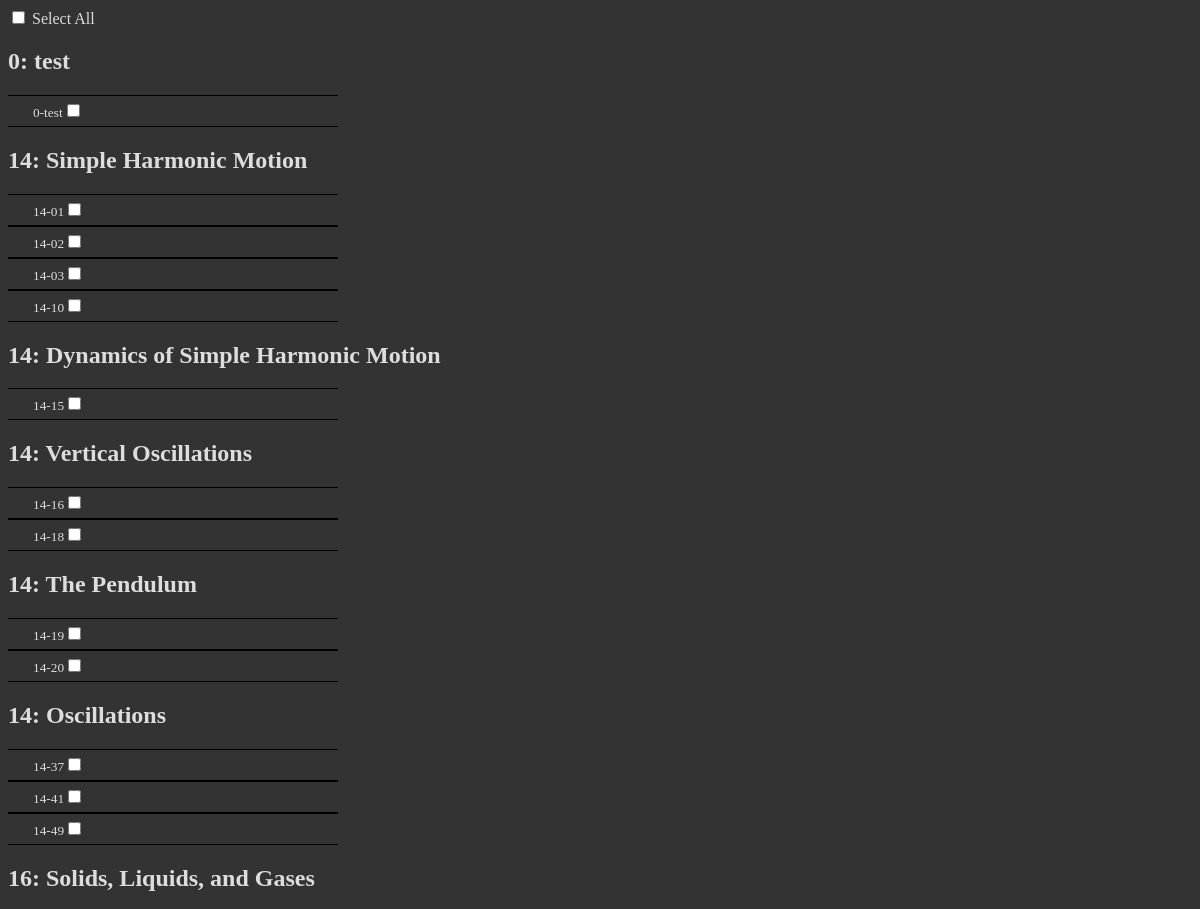
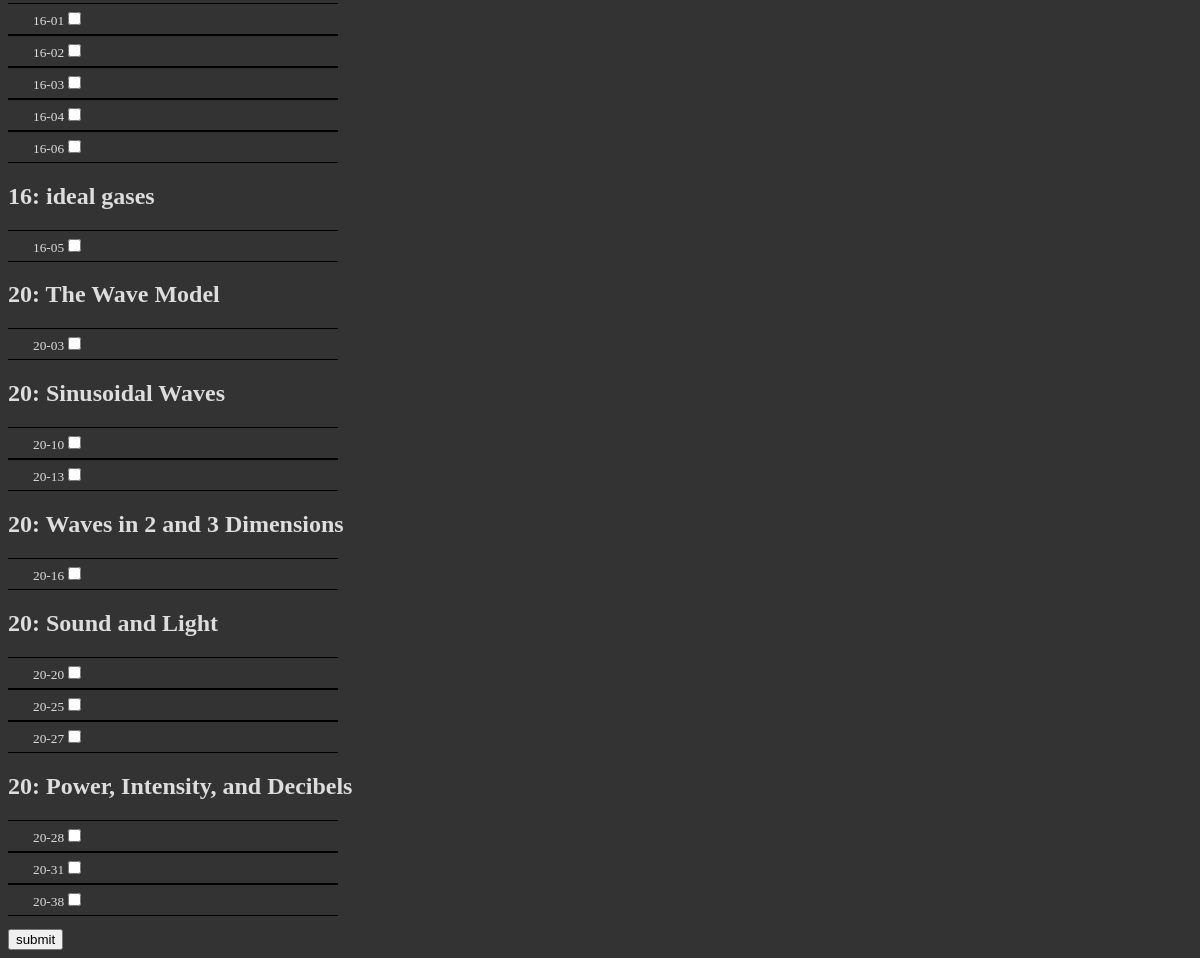
Page /secexclist/ on the committed database (2 pictures, top to bottom).
### per/models.py (models this page shows, shortened)
class Section(models.Model):
	name = models.CharField(max_length=100)
	ch_num = models.IntegerField()
	class Meta:
		ordering = ('ch_num',)

class Exercise(models.Model):
	sec = models.ForeignKey(Section)
	text = models.TextField()
	img = models.CharField(max_length = 100)
	title = models.CharField(max_length = 100)
	conceptual = models.BooleanField(default = False)
	calculus = models.BooleanField(default = False)
	class Meta:
		ordering = ('title',)

### per/views.py (the view)
# urls.py: url(r'^secexclist/$', views.SecExc, name='secexclist'),
def SecExc(request):
	idlist = request.POST.getlist('choice[]')
	exercises = Exercise.objects.order_by('title')
	exc_dict = {}
	for exc in exercises:
		if exc.sec not in exc_dict:
			exc_dict[exc.sec] = []
		exc_dict[exc.sec].append(exc)
	the_list = [idlist, exc_dict]
	context = {'the_list' : the_list}
	return render(request, 'per/SecExcList.html', context)

### per/templates/per/SecExcList.html (shortened to what this page needs)
<!DOCTYPE html>
<html>
	<head>
	{% load staticfiles %}
	<link rel="stylesheet" type="text/css" href="{{ STATIC_URL }}per/css/global.css">
	</head>
	<body>
	<form action="{% url 'excListResults' %}" choice method="post">
		{% if the_list.1 %}
		<input type="checkbox" onClick="toggle(this)" /> Select All<br/>
			{% for sec, exercises in the_list.1.items %}
				<h2>{{sec.ch_num}}: {{sec.name}}</h2>
				<ul>
				{% for exc in exercises %}
					<li>{{ exc.title }}<input type="checkbox" name="choice[]" value={{ exc.id }}></li>
				{% endfor %}
				</ul>
			{% endfor %}
		{% endif %}
		<input type="submit" value="submit" />
	</form>
	</body>
</html>

### per/static/per/css/global.css (style rules this page uses)
body { font-family: "Trebuchet MS"; background: #333; color: #DDD; }
ul { list-style: none; padding-left: 0; font-size: 10pt; }
li { border-bottom: 1px solid black; border-top: 1px solid #000; padding: 5px; padding-left: 25px; width: 300px }

### rows in the picture
Section: ch_num "0", name "test"
Exercise: title "0-test"
Section: ch_num "14", name "Simple Harmonic Motion"
Exercise: title "14-01"
Exercise: title "14-02"
Exercise: title "14-03"
Exercise: title "14-10"
Section: ch_num "14", name "Dynamics of Simple Harmonic Motion"
Exercise: title "14-15"
Section: ch_num "14", name "Vertical Oscillations"
Exercise: title "14-16"
Exercise: title "14-18"
Section: ch_num "14", name "The Pendulum"
Exercise: title "14-19"
Exercise: title "14-20"
Section: ch_num "14", name "Oscillations"
Exercise: title "14-37"
Exercise: title "14-41"
Exercise: title "14-49"
Section: ch_num "16", name "Solids, Liquids, and Gases"
Exercise: title "16-01"
Exercise: title "16-02"
Exercise: title "16-03"
Exercise: title "16-04"
Exercise: title "16-06"
Section: ch_num "16", name "ideal gases"
Exercise: title "16-05"
Section: ch_num "20", name "The Wave Model"
Exercise: title "20-03"
Section: ch_num "20", name "Sinusoidal Waves"
Exercise: title "20-10"
Exercise: title "20-13"
Section: ch_num "20", name "Waves in 2 and 3 Dimensions"
Exercise: title "20-16"
Section: ch_num "20", name "Sound and Light"
Exercise: title "20-20"
Exercise: title "20-25"
Exercise: title "20-27"
Section: ch_num "20", name "Power, Intensity, and Decibels"
Exercise: title "20-28"
Exercise: title "20-31"
Exercise: title "20-38"
